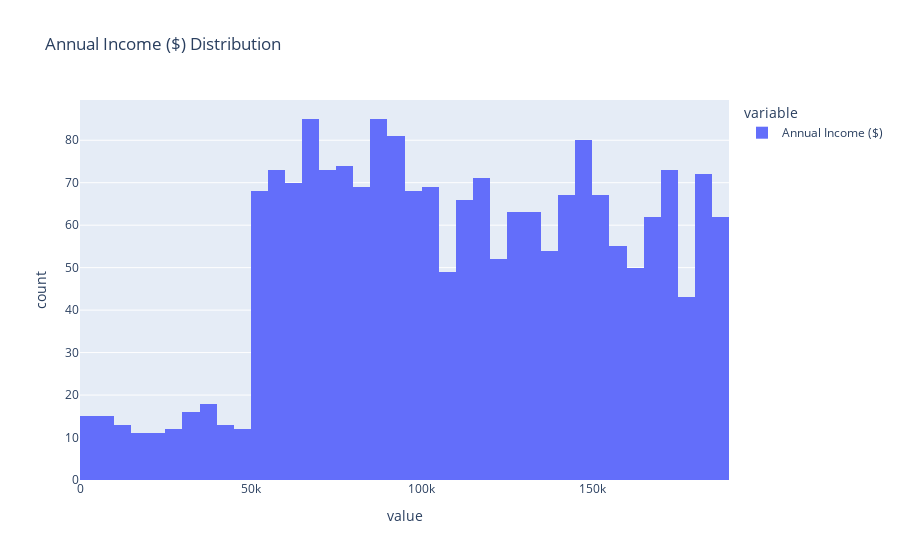

Here is the notebook cell this chart was saved with:
### Markdown cell above
. Biểu đồ phân phối thu nhập hàng năm:

### Code cell
px.histogram(df['Annual Income ($)'], title='Annual Income ($) Distribution')

### Figure 1 — Plotly figure (JSON) as saved in the notebook; plotly's stock layout.template omitted (floating-point values rounded to 4 significant figures; data arrays with more than 128 entries replaced by an {"elided": "..."} marker saying what was removed)
{"data": [{"alignmentgroup": "True", "bingroup": "x", "hovertemplate": "variable=Annual Income ($)<br>value=%{x}<br>count=%{y}<extra></extra>", "legendgroup": "Annual Income ($)", "marker": {"color": "#636efa", "pattern": {"shape": ""}}, "name": "Annual Income ($)", "offsetgroup": "Annual Income ($)", "orientation": "v", "showlegend": true, "type": "histogram", "x": {"elided": "2000 int values"}, "xaxis": "x", "yaxis": "y"}], "layout": {"barmode": "relative", "legend": {"title": {"text": "variable"}, "tracegroupgap": 0}, "title": {"text": "Annual Income ($) Distribution"}, "xaxis": {"anchor": "y", "domain": [0, 1], "title": {"text": "value"}}, "yaxis": {"anchor": "x", "domain": [0, 1], "title": {"text": "count"}}}}
